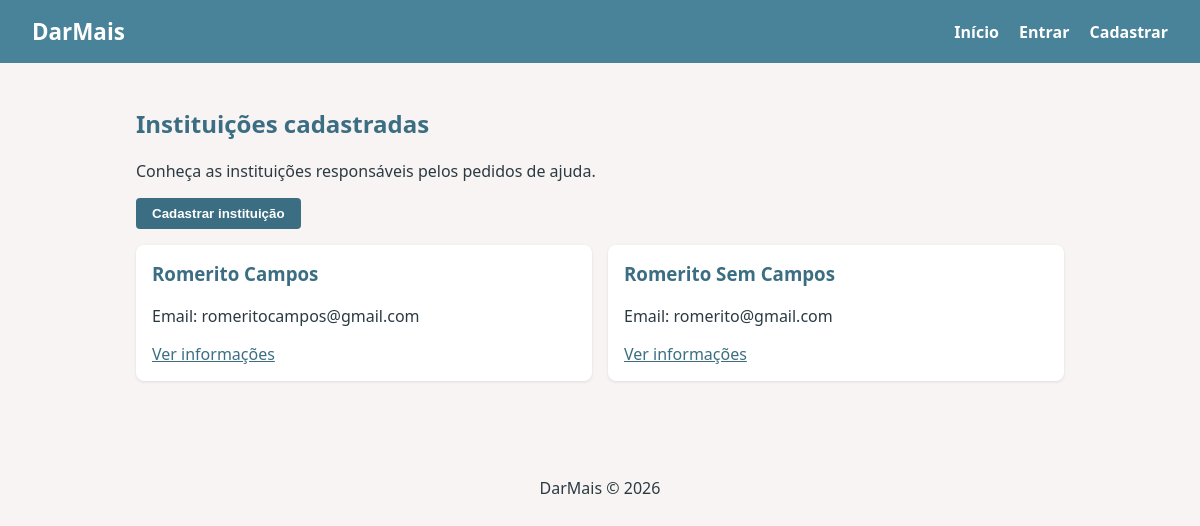
Before: /instituicoes with the older database file.
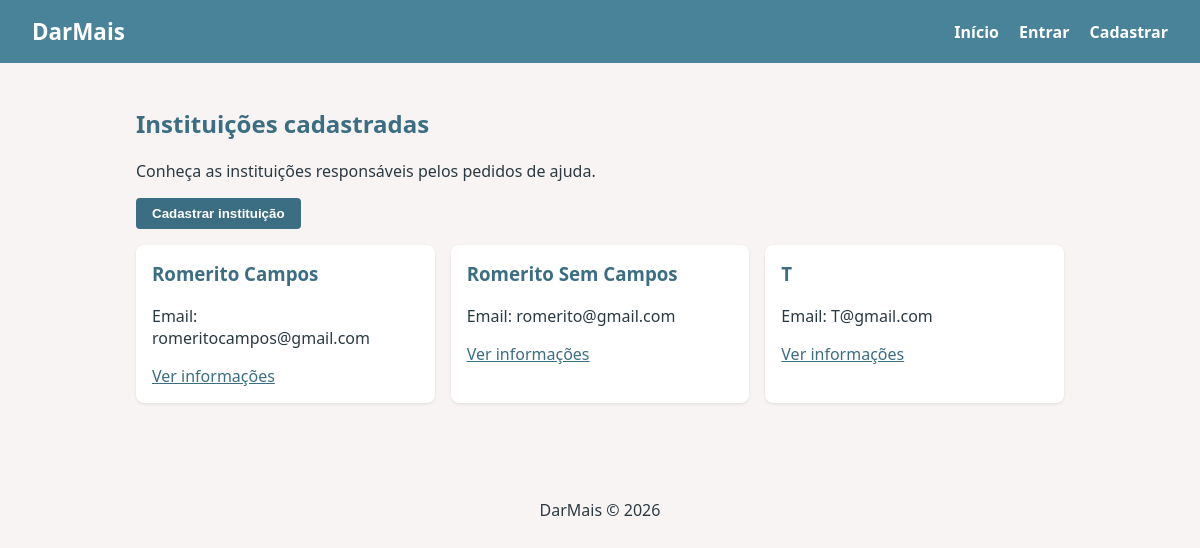
After: the same page with the newer database file.
### projeto_romerito/models.py (models this page shows)
class Instituicao(Base):
    __tablename__ = "instituicoes"
    id: Mapped[int] = mapped_column(primary_key=True, autoincrement=True)
    nome: Mapped[str] = mapped_column(String(100), nullable=False)
    email: Mapped[str] = mapped_column(String(80), unique=True, nullable=False)
    cnpj: Mapped[str] = mapped_column(String(18), unique=True, nullable=False)
    senha: Mapped[str] = mapped_column(String(255), nullable=False)
    pedidos_ajuda: Mapped[List["PedidoDeAjuda"]] = relationship(
        back_populates="instituicao"
    )

### projeto_romerito/blueprints/instituicoes/routes.py (the view)
@instituicoes_bp.route('/instituicoes')
def listar():
    with Session() as session:
        instituicoes = session.scalars(
            select(Instituicao)
        ).all()
        return render_template(
            'instituicoes/listar.html',
            instituicoes=instituicoes
        )

### projeto_romerito/blueprints/instituicoes/templates/instituicoes/listar.html (shortened to what this page needs)
{% extends 'base.html' %}
{% block conteudo %}
<section>
    <h2>Instituições cadastradas</h2>
    <p>Conheça as instituições responsáveis pelos pedidos de ajuda.</p>
    <p>
        <a href="{{ url_for('instituicoes.cadastro') }}">
            <button type="button">Cadastrar instituição</button>
        </a>
    </p>
    <div class="cards">
        {% for instituicao in instituicoes %}
            <div class="card">
                <h3>{{ instituicao.nome }}</h3>
                <p>Email: {{ instituicao.email }}</p>
                <a href="{{ url_for('instituicoes.informacoes', instituicao_id=instituicao.id) }}">
                    Ver informações
                </a>
            </div>
        {% else %}
            <p>Nenhuma instituição cadastrada.</p>
        {% endfor %}
    </div>
</section>
{% endblock %}

Changed rows visible on the page:
added Instituicao: nome "T", email "T@gmail.com"
